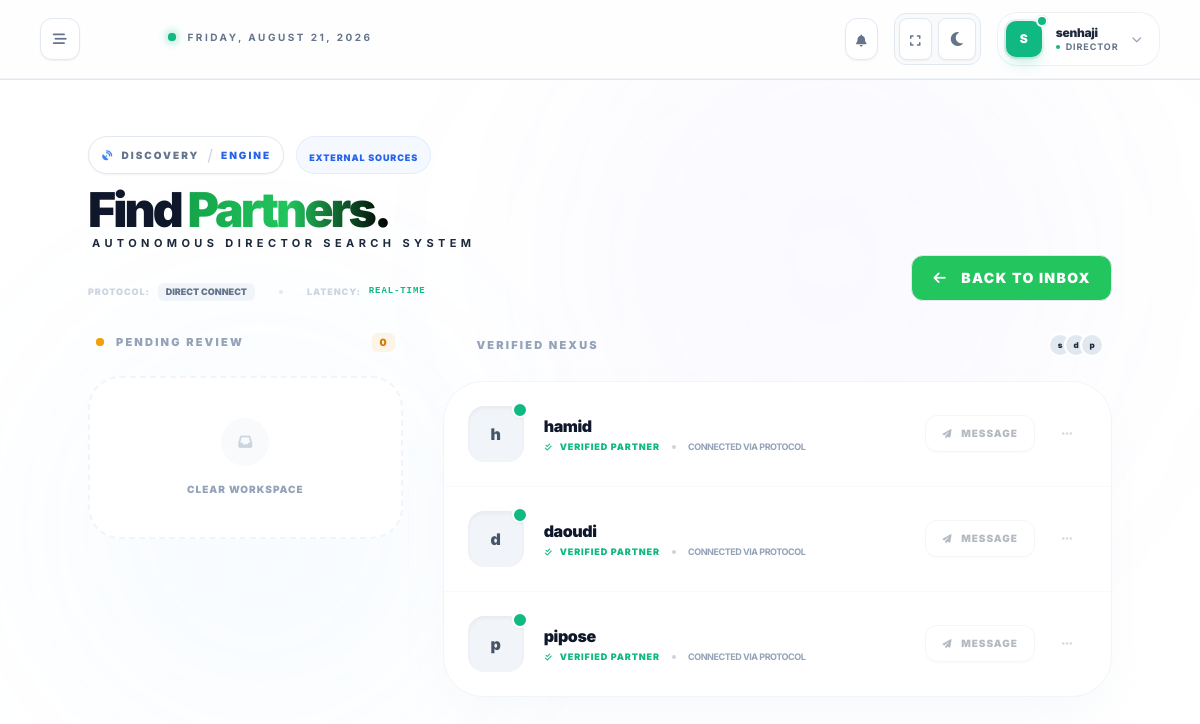
The app's page /communication/connections/ (signed in), older data.
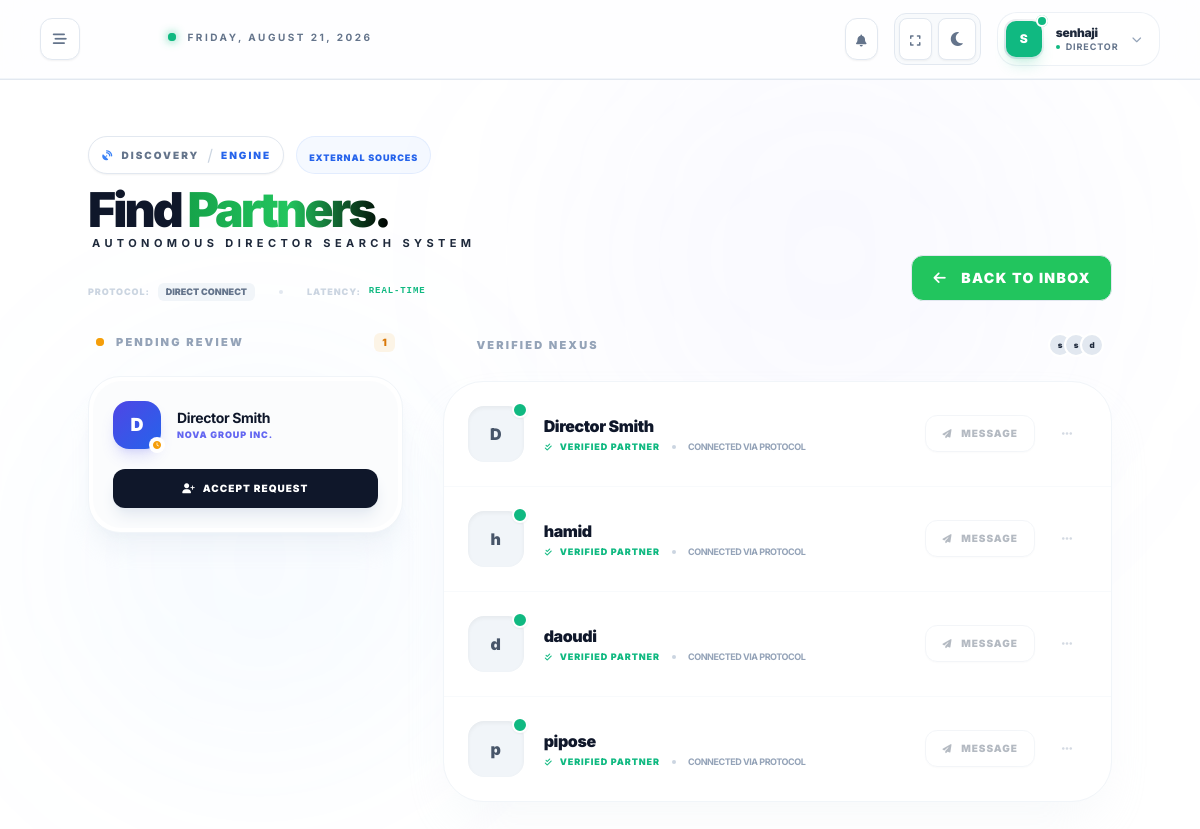
The same page, newer data.
### communication/models.py (models this page shows, shortened)
class DirectorConnection(models.Model):
    from_director = models.ForeignKey(
        Director,
        on_delete=models.CASCADE,
        related_name="connections_initiated"
    )
    to_director = models.ForeignKey(
        Director,
        on_delete=models.CASCADE,
        related_name="connections_received"
    )
    is_confirmed = models.BooleanField(default=False)
    created_at = models.DateTimeField(auto_now_add=True)
    updated_at = models.DateTimeField(auto_now=True)
    class Meta:
        unique_together = ('from_director', 'to_director')
        verbose_name = "Director Connection"
        verbose_name_plural = "Director Connections"

### accounts/models.py (models this page shows, shortened)
class Director(models.Model):
    user = models.OneToOneField(
        User,
        on_delete=models.CASCADE,
        primary_key=True,
        related_name="director_profile",
    )
    qualification_cert = models.CharField(max_length=100, blank=True)
    hired_at = models.DateField(null=True, blank=True)
    organization = models.ForeignKey(
        "dashboard.Organization", on_delete=models.CASCADE, null=True, blank=True, related_name="directors"
    )

class User(AbstractUser):
    ROLE_CHOICES = (
        ("owner", "Network Owner"),
        ("director", "Director"),
        ("vice_director", "Vice Director"),
        ("educator", "Educator"),
        ("parent", "Parent"),
    )
    username = None
    user_id = models.UUIDField(primary_key=True, default=uuid.uuid4, editable=False)
    email = models.EmailField(_("email address"), unique=True)
    full_name = models.CharField(max_length=255)
    phone_number = models.CharField(max_length=20, blank=True, null=True)
    profile_photo = models.ImageField(upload_to=user_directory_path, blank=True, null=True)
    role_type = models.CharField(max_length=20, choices=ROLE_CHOICES)
    is_active = models.BooleanField(default=True)
    created_at = models.DateTimeField(auto_now_add=True)
    groups = models.ManyToManyField(
        "auth.Group",
        related_name="core_user_set",
        blank=True,
        verbose_name="groups",
        help_text="The groups this user belongs to.",
    )
    user_permissions = models.ManyToManyField(
        "auth.Permission",
        related_name="core_user_set",
        blank=True,
        verbose_name="user permissions",
        help_text="Specific permissions for this user.",
    )
    USERNAME_FIELD = "email"
    REQUIRED_FIELDS = ["full_name", "phone_number"]
    objects = CustomUserManager()
    @property
    def id(self):
        return self.user_id

### dashboard/models.py (models this page shows, shortened)
class Organization(models.Model):
    org_id = models.UUIDField(primary_key=True, default=uuid.uuid4, editable=False)
    name = models.CharField(max_length=255)
    owner = models.OneToOneField(
        "accounts.Owner", on_delete=models.PROTECT, related_name="owned_organization"
    )
    created_at = models.DateTimeField(auto_now_add=True)

### communication/views.py (the view)
# urls.py: path("connections/", views.connection_list, name="connection_list"),
@login_required
def connection_list(request):
    if request.user.role_type != "director":
        return redirect('dashboard:home')
    director_profile = request.user.director_profile
    pending_requests = DirectorConnection.objects.filter(
        to_director=director_profile,
        is_confirmed=False
    )
    confirmed_connections = DirectorConnection.objects.filter(
        (Q(from_director=director_profile) | Q(to_director=director_profile)),
        is_confirmed=True
    )
    return render(request, "connections.html", {
        "pending_requests": pending_requests,
        "confirmed_connections": confirmed_connections
    })

### communication/context_processors.py (called while the page is built)
def unread_messages_count(request):
    if request.user.is_authenticated:
        count = Message.objects.filter(receiver=request.user, is_read=False).count()
        return {'unread_count': count}
    return {'unread_count': 0}

### dashboard/context_processors/theme_sidebar.py (called while the page is built)
def theme(request):
    return {'theme': request.COOKIES.get('theme', 'light')}

def sidebar(request):
    return {'sidebar_state': request.COOKIES.get('sidebar', 'closed')}

### communication/templates/connections.html (shortened to what the changed rows need)
{% extends "base.html" %}
{% block content %}
<div class="relative min-h-[90vh] bg-white dark:bg-slate-950 overflow-hidden py-8 px-6">
    <div class="absolute inset-0 pointer-events-none">
        <div class="absolute top-[-10%] right-[10%] w-[500px] h-[500px] bg-indigo-400/5 rounded-full blur-[120px]"></div>
        <div class="absolute bottom-[10%] left-[5%] w-[400px] h-[400px] bg-blue-400/5 rounded-full blur-[100px]"></div>
    </div>
    <div class="relative z-10 max-w-5xl mx-auto space-y-8">
        <div class="flex flex-col md:flex-row md:items-end justify-between gap-6">
            <div class="relative group space-y-6">
                <div class="flex flex-col lg:flex-row lg:items-end justify-between gap-8 relative z-10">
                    <div class="space-y-4">
                        <div class="space-y-1">
                            <h1 class="text-5xl font-black text-slate-900 dark:text-white leading-[0.85] tracking-[-0.06em]">
                                Find <span class="bg-gradient-to-r from-green-600 via-green-500 to-black bg-clip-text text-transparent capitalize mb-2 ">Partners.</span>
                            </h1>
                        </div>
                    </div>
                </div>
            </div>
        </div>
        <div class="grid grid-cols-1 lg:grid-cols-12 gap-10">
            <div class="lg:col-span-4 space-y-6">
                <div class="flex items-center justify-between px-2">
                    <h2 class="text-[11px] font-black text-slate-400 dark:text-slate-500 uppercase tracking-[0.2em] flex items-center gap-3">
                        <span class="relative flex h-2 w-2">
                            <span class="relative inline-flex rounded-full h-2 w-2 bg-amber-500"></span>
                        </span>
                        Pending Review
                    </h2>
                    <span class="px-2 py-0.5 rounded-md bg-amber-500/10 text-amber-600 text-[10px] font-black">{{ pending_requests.count }}</span>
                </div>
                <div class="space-y-4">
                    {% for req in pending_requests %}
                    <div class="group relative bg-white dark:bg-slate-900 p-1 rounded-[2rem] border border-slate-100 dark:border-slate-800 shadow-xl shadow-slate-200/40 dark:shadow-none transition-all duration-300 hover:border-indigo-500/50">
                        <div class="bg-slate-50/50 dark:bg-slate-950/50 rounded-[1.8rem] p-5">
                            <div class="flex items-center gap-4 mb-5">
                                <div class="relative">
                                    <div class="w-12 h-12 rounded-2xl bg-gradient-to-br from-indigo-600 to-blue-600 text-white flex items-center justify-center font-black text-lg shadow-lg shadow-indigo-500/20">
                                        {{ req.from_director.user.full_name|slice:":1" }}
                                    </div>
                                    <div class="absolute -bottom-1 -right-1 w-4 h-4 rounded-full bg-white dark:bg-slate-900 flex items-center justify-center">
                                        <i class="fa-solid fa-clock text-amber-500 text-[8px]"></i>
                                    </div>
                                </div>
                                <div class="min-w-0">
                                    <p class="text-sm font-bold text-slate-900 dark:text-white truncate tracking-tight">{{ req.from_director.user.full_name }}</p>
                                    <p class="text-[9px] text-indigo-500 font-black uppercase tracking-widest truncate">{{ req.from_director.organization.name|default:"External Global" }}</p>
                                </div>
                            </div>
                            <a href="{% url 'communication:approve_connection' req.pk %}"
                               class="flex items-center justify-center gap-2 w-full bg-slate-900 dark:bg-white text-white dark:text-slate-900 py-3 rounded-xl text-[10px] font-black uppercase tracking-widest hover:bg-indigo-600 hover:text-white transition-all active:scale-95 shadow-lg shadow-slate-200 dark:shadow-none">
                                <i class="fa-solid fa-user-plus text-[10px]"></i> Accept Request
                            </a>
                        </div>
                    </div>
                    {% empty %}
                    <div class="bg-white dark:bg-slate-900/50 border-2 border-dashed border-slate-100 dark:border-slate-800 rounded-[2rem] p-10 text-center">
                        <div class="w-12 h-12 bg-slate-50 dark:bg-slate-800 rounded-full flex items-center justify-center mx-auto mb-4">
                            <i class="fa-solid fa-inbox text-slate-300 dark:text-slate-600 text-sm"></i>
                        </div>
                        <p class="text-[10px] text-slate-400 font-black uppercase tracking-widest">Clear Workspace</p>
                    </div>
                    {% endfor %}
                </div>
            </div>
            <div class="lg:col-span-8 space-y-6">
                <div class="flex items-center justify-between px-2">
                    <h2 class="text-[11px] font-black text-slate-400 dark:text-slate-500 uppercase tracking-[0.2em] flex items-center gap-3">
                        Verified Nexus
                    </h2>
                    <div class="flex -space-x-2">
                        {% for conn in confirmed_connections|slice:":3" %}
                        <div class="w-6 h-6 rounded-full border-2 border-white dark:border-slate-950 bg-slate-200 dark:bg-slate-800 flex items-center justify-center text-[8px] font-black">
                            {{ conn.from_director.user.full_name|slice:":1" }}
                        </div>
                        {% endfor %}
                    </div>
                </div>
                <div class="bg-white dark:bg-slate-900 rounded-[2.5rem] border border-slate-100 dark:border-slate-800 shadow-2xl shadow-slate-200/30 dark:shadow-none overflow-hidden">
                    <div class="divide-y divide-slate-50 dark:divide-slate-800/50">
                        {% for conn in confirmed_connections %}
                        <div class="p-6 flex items-center justify-between group hover:bg-slate-50/50 dark:hover:bg-blue-500/5 transition-all duration-300">
                            <div class="flex items-center gap-5">
                                <div class="relative group-hover:scale-110 transition-transform duration-500">
                                    <div class="w-14 h-14 rounded-2xl bg-slate-100 dark:bg-slate-800 flex items-center justify-center text-slate-400 group-hover:bg-white dark:group-hover:bg-slate-700 transition-colors shadow-inner">
                                        <span class="text-base font-black text-slate-600 dark:text-slate-300">
                                            {% if conn.from_director.user == user %}
                                                {{ conn.to_director.user.full_name|slice:":1" }}
                                            {% else %}
                                                {{ conn.from_director.user.full_name|slice:":1" }}
                                            {% endif %}
                                        </span>
                                    </div>
                                    <div class="absolute -top-1 -right-1 w-4 h-4 bg-emerald-500 border-2 border-white dark:border-slate-900 rounded-full shadow-sm"></div>
                                </div>
                                <div>
                                    <h3 class="text-base font-black text-slate-900 dark:text-white tracking-tight group-hover:text-indigo-600 transition-colors">
                                        {% if conn.from_director.user == user %}
                                            {{ conn.to_director.user.full_name }}
                                        {% else %}
                                            {{ conn.from_director.user.full_name }}
                                        {% endif %}
                                    </h3>
                                    <div class="flex items-center gap-3 mt-0.5">
                                        <span class="text-[9px] font-black text-emerald-500 uppercase tracking-widest flex items-center gap-1.5">
                                            <i class="fa-solid fa-check-double text-[8px]"></i> Verified Partner
                                        </span>
                                        <span class="w-1 h-1 rounded-full bg-slate-300 dark:bg-slate-700"></span>
                                        <span class="text-[9px] font-bold text-slate-400 uppercase tracking-tighter">
                                            Connected via Protocol
                                        </span>
                                    </div>
                                </div>
                            </div>
                            <div class="flex items-center gap-3 opacity-40 group-hover:opacity-100 transition-opacity">
                                <a href="{% url 'communication:send_message' %}"
                                   class="flex items-center gap-2 px-4 py-2.5 rounded-xl bg-white dark:bg-slate-800 border border-slate-200 dark:border-slate-700 text-slate-600 dark:text-slate-300 text-[10px] font-black uppercase tracking-widest hover:border-indigo-500 hover:text-indigo-600 transition-all shadow-sm">
                                    <i class="fa-solid fa-paper-plane text-[9px]"></i> Message
                                </a>
                                <button class="w-10 h-10 rounded-xl flex items-center justify-center text-slate-400 hover:bg-slate-100 dark:hover:bg-slate-800 transition-all">
                                    <i class="fa-solid fa-ellipsis-h text-xs"></i>
                                </button>
                            </div>
                        </div>
                        {% endfor %}
                    </div>
                </div>
            </div>
        </div>
    </div>
</div>
{% endblock %}

Row changes from the older to the newer data that the page shows:
no longer on one of the page's lists (row unchanged): DirectorConnection: from_director.user.full_name "p"
added DirectorConnection: from_director.user.full_name "D", from_director.user.full_name "Director Smith", from_director.organization.name "NOVA GROUP INC.", shown under "PENDING REVIEW"
now on this page (row edited): DirectorConnection: from_director.user.full_name "s", to_director.user.full_name "D", to_director.user.full_name "Director Smith"
Text that changed along with them:
{{ pending_requests.count }}: "0" → "1"
text no longer shown: "CLEAR WORKSPACE"
